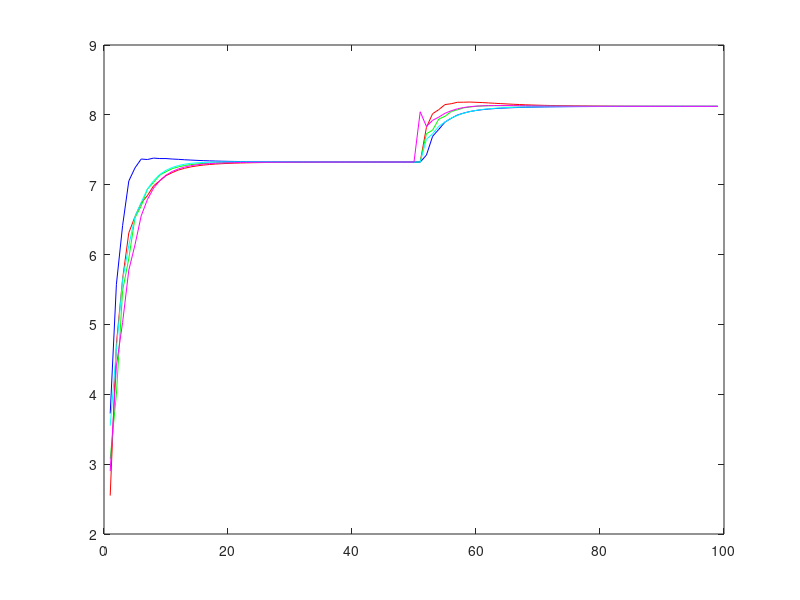
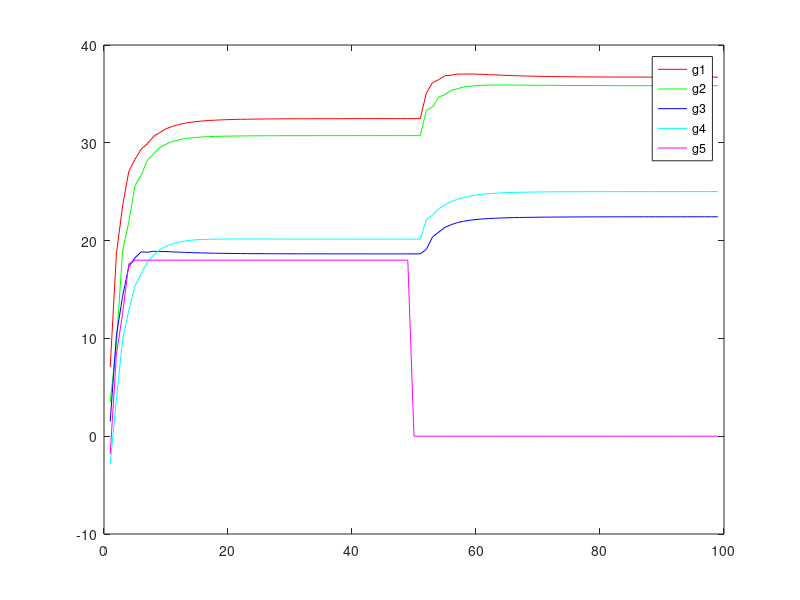
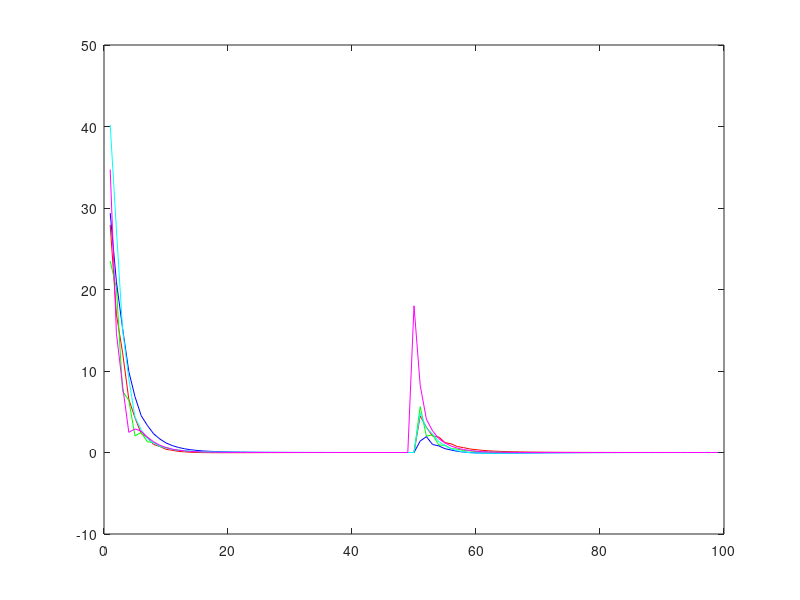
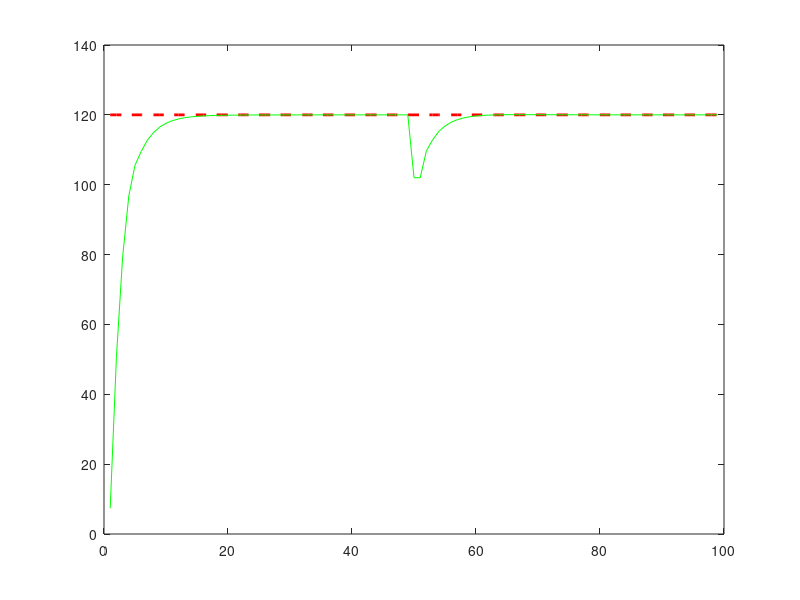

Here is the MATLAB script that generated these plots, in order:
clc,clear all
%consensus matrices
a=[ 0.5   0.25  0      0     0.25;
    0.25  0.25  0.25   0     0.25;
    0     0.25  0.5    0.25  0;
    0     0     0.25   0.5   0.25;
    0.25  0.25  0      0.25  0.25];

%%
%initalization of Pi,Power mismatch,lambda,total load,convergence
%rate,alpha,beta,gamma
pwr=[35 20 25 30 10];
delta_P=[0 0 0 0 0];
lambda=[2.1    3.0    4.2    3.5    3.0];
total_load=120;%MW
e=[0.07 0.04 0.07 0.03 0.04];
beta = [1.22;2.53;3.41;4.02;3.17];
alpha=[0.094;0.078;0.105;0.082;0.074];
p_min=[20;20;10;12;12];
p_max=[80;60;40;45;18];


%%
t=1;
while 1
    for i=1:5
        temp=0;
        for j=1:5
            temp=temp + a(i,j)*lambda(j);
        end
        cal_lambda(i)=temp + (e(:,i)* delta_P(i));
        my_lambda(t,i)=cal_lambda(i);
        
    end
    %%
    
    for i=1:5
        
             
            if t>=5
             
            lambda_min= (2*alpha(i,:)*p_min(i,:))+beta(i,:);
            lambda_max= (2*alpha(i,:)*p_max(i,:))+beta(i,:);

             if  my_lambda(t,i)< lambda_min
                 
                  temp_my_pwr(i)= p_min(i,:);
                  
             elseif my_lambda(t,i)> lambda_max
                    
                 temp_my_pwr(i)= p_max(i,:);

             elseif lambda_min <= my_lambda(t,i)<= lambda_max
                 temp_my_pwr(i)= (my_lambda(t,i)-beta(i,:))/(2*alpha(i,:));
             end
            
            else
                temp_my_pwr(i)= (my_lambda(t,i)-beta(i,:))/(2*alpha(i,:));
            end
            
             my_pwr(t,i)= temp_my_pwr(i);
             
    end
    
    
    total_gen(t)= sum(my_pwr(t,:));
     %%   
       for i=1:5
        temp1=0;
        for j=1:5
            temp1=temp1 + a(i,j)*delta_P(j);
        end
        cal_delta_P(i)=temp1 - (my_pwr(t,i)-pwr(1,i));
        my_delta_P(t,i)=cal_delta_P(i);
        delta_P(i)=cal_delta_P(i);
       end 
    
    pwr=temp_my_pwr;
    lambda=cal_lambda;
    t=t+1;
     % change in total generation from 120 to 130 (10kW increased at bus 5)
    if t==50 
        p_min(5) = 0; 
        p_max(5) = 0; 
    end
    if t==100;
        break;
    end
    
    
end



    plot(my_lambda(:,1),'r');
    hold on;
    plot(my_lambda(:,2),'g');
    hold on;
    plot(my_lambda(:,3),'b');
    hold on;
    plot(my_lambda(:,4),'c');
    hold on;
    plot(my_lambda(:,5),'m');

    figure;
    
    plot(my_pwr(:,1),'r');
    hold on;
    plot(my_pwr(:,2),'g');
    hold on;
    plot(my_pwr(:,3),'b');
    hold on;
    plot(my_pwr(:,4),'c');
    hold on;
    plot(my_pwr(:,5),'m');
    legend('g1','g2','g3','g4','g5');
    
    figure;
    
    plot(my_delta_P(:,1),'r');
    hold on;
    plot(my_delta_P(:,2),'g');
    hold on;
    plot(my_delta_P(:,3),'b');
    hold on;
    plot(my_delta_P(:,4),'c');
    hold on;
    plot(my_delta_P(:,5),'m');
    
    aa=ones(1,100);
    
    x=1:t;
    figure;
    
    plot(x,(total_load.*aa),'r--','LineWidth',2);
    hold on;
    plot(total_gen,'g');
    